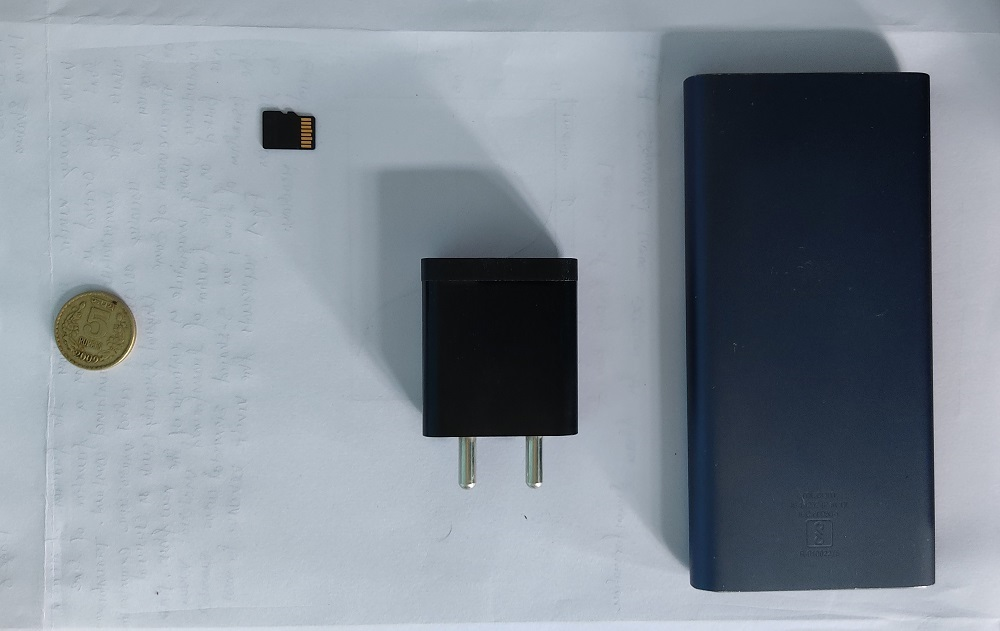
#> input picture SCARA_Vision/coordinate.jpg, 1000 x 631 px, found by its file name
$ python caliberated_coordinates.py   (older library calls are emulated)
#> lines starting #> are read from the running program, lines starting #| are printed output that depends on the picture; after the words box and inside, x2 and y2 are one past the last pixel; in counts of white or black regions, pixels touching at a corner belong together
### SCARA_Vision/pyimagesearch/colorlabeler.py
from scipy.spatial import distance as dist
from collections import OrderedDict
import numpy as np
import cv2

class ColorLabeler:
	def __init__(self):
		# initialize the colors dictionary, containing the color
		# name as the key and the RGB tuple as the value
		colors = OrderedDict({
			"red":(255,0,0),
			"green":(0,255,0),
			"blue":(0,0,255)})
		# allocate memory for the L*a*b* image, then initialize
		# the color names list
		self.lab = np.zeros((len(colors), 1, 3), dtype="uint8")
		self.colorNames = []

		# loop over the colors dictionary
		for (i, (name, rgb)) in enumerate(colors.items()):
			# update the L*a*b* array and the color names list
			self.lab[i] = rgb
			self.colorNames.append(name)
		# convert the L*a*b* array from the RGB color space
		# to L*a*b*
		self.lab = cv2.cvtColor(self.lab, cv2.COLOR_RGB2LAB)

	def label(self, image, c):
		# construct a mask for the contour, then compute the
		# average L*a*b* value for the masked region
		mask = np.zeros(image.shape[:2], dtype="uint8")
		cv2.drawContours(mask, [c], -1, 255, -1)
		mask = cv2.erode(mask, None, iterations=2)
		mean = cv2.mean(image, mask=mask)[:3]
		# initialize the minimum distance found thus far
		minDist = (np.inf, None)
		# loop over the known L*a*b* color values
		for (i, row) in enumerate(self.lab):
			# compute the distance between the current L*a*b*
			# color value and the mean of the image
			d = dist.euclidean(row[0], mean)
			# if the distance is smaller than the current distance,
			# then update the bookkeeping variable
			if d < minDist[0]:
				minDist = (d, i)
		# return the name of the color with the smallest distance
		return self.colorNames[minDist[1]]

### SCARA_Vision/pyimagesearch/shapedetector.py
# import the necessary packages
import cv2

class ShapeDetector:
	def __init__(self):
		pass

	def detect(self, c):
		# initialize the shape name and approximate the contour
		shape = "unidentified"
		peri = cv2.arcLength(c, True)
		approx = cv2.approxPolyDP(c, 0.04 * peri, True)

		# if the shape is a triangle, it will have 3 vertices
		if len(approx) == 3:
			shape = "triangle"

		# if the shape has 4 vertices, it is either a square or
		# a rectangle
		elif len(approx) == 4:
			# compute the bounding box of the contour and use the
			# bounding box to compute the aspect ratio
			(x, y, w, h) = cv2.boundingRect(approx)
			ar = w / float(h)

			# a square will have an aspect ratio that is approximately
			# equal to one, otherwise, the shape is a rectangle
			shape = "square" if ar >= 0.95 and ar <= 1.05 else "rectangle"

		# if the shape is a pentagon, it will have 5 vertices
		elif len(approx) == 5:
			shape = "pentagon"

		# otherwise, we assume the shape is a circle
		else:
			shape = "circle"

		# return the name of the shape
		return shape

### SCARA_Vision/caliberated_coordinates.py
# import the necessary packages
from pyimagesearch.shapedetector import ShapeDetector
from pyimagesearch.colorlabeler import ColorLabeler
from scipy.spatial import distance as dist
from imutils import perspective
from imutils import contours
import numpy as np
import argparse
import imutils
import cv2
import time
def midpoint(ptA, ptB):
	return ((ptA[0] + ptB[0]) * 0.5, (ptA[1] + ptB[1]) * 0.5)
# load the image, convert it to grayscale, and blur it slightly

path = r'C:\Users\Manoj Sharma\Desktop\SCARA_Vision\coordinate.jpg'
image = cv2.imread(path)
#> image is the input picture: shape (631, 1000, 3); mean B, G, R 149.4, 139.5, 130.2
cv2.imshow("Image_original", image)
#time.sleep(3)
#cam = cv2.VideoCapture(0)
#ret,image=cam.read()
width=23#mm
blurred = cv2.GaussianBlur(image, (7, 7), 0)
cv2.imshow("Image_blurred", blurred)
lab = cv2.cvtColor(blurred, cv2.COLOR_BGR2LAB)
#> lab: shape (631, 1000, 3); mean of channels 0, 1, 2 143.8, 126.9, 121.4
cv2.imshow("lab", lab)
gray = cv2.cvtColor(blurred, cv2.COLOR_BGR2GRAY)
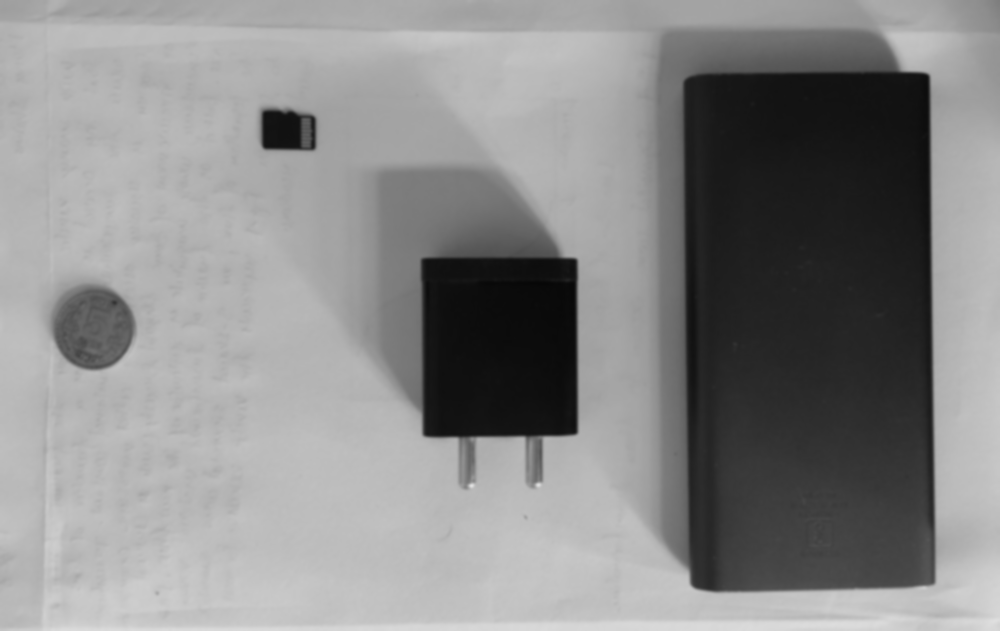
#> gray: shape (631, 1000); min 7, max 224, mean 137.8
cv2.imshow("Image_gray", gray)
# perform edge detection, then perform a dilation + erosion to
# close gaps in between object edges
edged = cv2.Canny(gray, 50, 100)
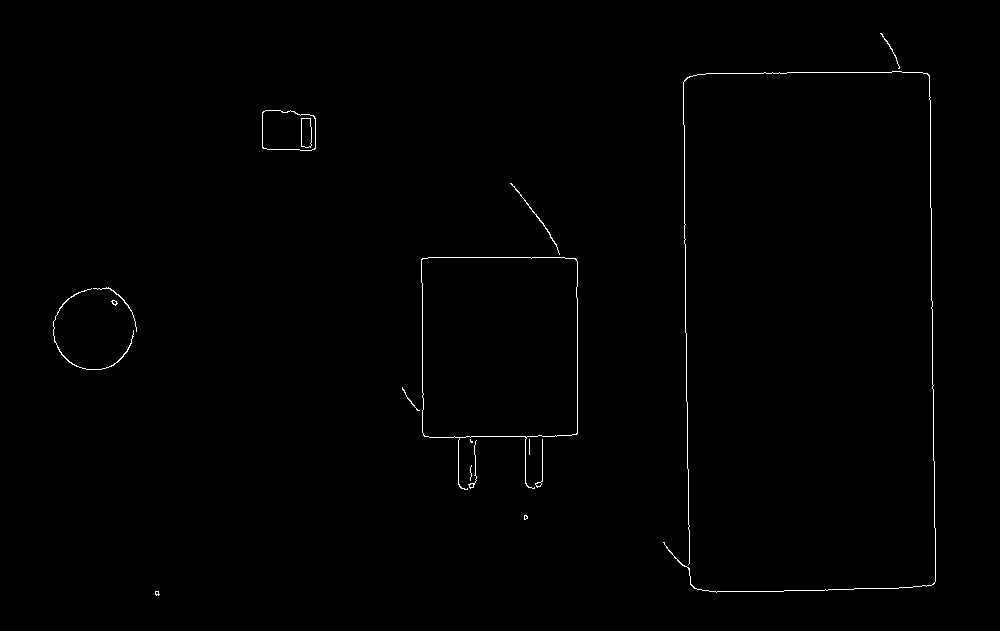
#> edged: shape (631, 1000); 0.52% white in thin lines or dots, all inside (x1, y1, x2, y2) = (53, 33, 936, 596)
cv2.imshow("Image_edged", edged)
edged = cv2.dilate(edged, None, iterations=1)
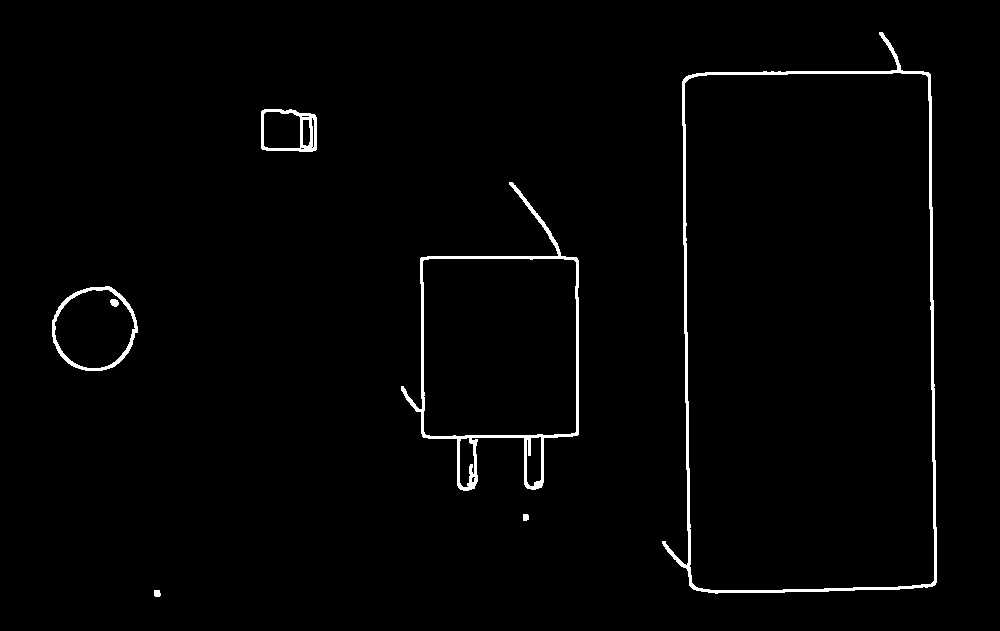
#> edged: shape (631, 1000); 1.6% white; 7 white regions, largest, box (x1, y1, x2, y2) and area: (662, 32, 937, 594) 4955, (401, 182, 579, 491) 3417, (52, 286, 138, 371) 978
cv2.imshow("Image_dilated", edged)
edged = cv2.erode(edged, None, iterations=1)
cv2.imshow("Image_eroded", edged)
# find contours in the edge map
cnts = cv2.findContours(edged.copy(), cv2.RETR_EXTERNAL,
	cv2.CHAIN_APPROX_SIMPLE)
#> cnts = 6 contours, 2 with area under 20; largest, box (x1, y1, x2, y2) and area: (663, 33, 936, 593) 127200, (402, 183, 578, 490) 29468, (53, 287, 137, 370) 5210, (262, 110, 316, 151) 1967
cnts = imutils.grab_contours(cnts)
sd = ShapeDetector()
cl = ColorLabeler()
# sort the contours from left-to-right and, then initialize the
# distance colors and reference object
(cnts, _) = contours.sort_contours(cnts)

refObj = None
#initializing the array which will contain the midpoint co-ordinates of objects with measured w.r.t the referance image
objCoords=[]
# loop over the contours individually
orig = image.copy()
for c in cnts:
	# if the contour is not sufficiently large, ignore it
	if cv2.contourArea(c) < 50:
		continue
	# compute the rotated bounding box of the contour
	shape = sd.detect(c)
	color = cl.label(lab, c)
	box = cv2.minAreaRect(c)
	box = cv2.cv.BoxPoints(box) if imutils.is_cv2() else cv2.boxPoints(box)
	box = np.array(box, dtype="int")
	# order the points in the contour such that they appear
	# in top-left, top-right, bottom-right, and bottom-left
	# order, then draw the outline of the rotated bounding
	# box
	box = perspective.order_points(box)
	# compute the center of the bounding box
	cX = np.average(box[:, 0])
	cY = np.average(box[:, 1])
		# if this is the first contour we are examining (i.e.,
	# the left-most contour), we presume this is the
	# reference object
	#orig = image.copy()
	if refObj is None:
		# unpack the ordered bounding box, then compute the
		# midpoint between the top-left and top-right points,
		# followed by the midpoint between the top-right and
		# bottom-right
		rcX=cX
		rcY=cY
		X=box[0,0]
		Y=box[0,1]
		cv2.putText(orig, "Referance Object", (int(X), int(Y - 70)),
			cv2.FONT_HERSHEY_SIMPLEX, 0.55, (0, 0, 255), 2)
		(tl, tr, br, bl) = box
		(tlblX, tlblY) = midpoint(tl, bl)
		(trbrX, trbrY) = midpoint(tr, br)


		#(tlblX, tlblY) = midpoint(tl, bl)
		#(trbrX, trbrY) = midpoint(tr, br)
		#cv2.circle(orig, (int(tltrX), int(tltrY)), 5, (255, 0, 0), -1)
		#cv2.circle(orig, (int(blbrX), int(blbrY)), 5, (255, 0, 0), -1)
		#cv2.circle(orig, (int(tlblX), int(tlblY)), 5, (255, 0, 0), -1)
		#cv2.circle(orig, (int(trbrX), int(trbrY)), 5, (255, 0, 0), -1)
	# draw lines between the midpoints
		#cv2.line(orig, (int(tltrX), int(tltrY)), (int(blbrX), int(blbrY)),
		#	(255, 0, 255), 2)
		#cv2.line(orig, (int(tlblX), int(tlblY)), (int(trbrX), int(trbrY)),
		#	(255, 0, 255), 2)
		#dA = dist.euclidean((tltrX, tltrY), (blbrX, blbrY))
		#dB = dist.euclidean((tlblX, tlblY), (trbrX, trbrY))
		# compute the Euclidean distance between the midpoints,
		# then construct the reference object
		D = dist.euclidean((tlblX, tlblY), (trbrX, trbrY))
		refObj = (box, (cX, cY), D / width)


	# draw the contours on the image

	cv2.drawContours(orig, [box.astype("int")], -1, (0, 255, 0), 2)
	cv2.drawContours(orig, [refObj[0].astype("int")], -1, (0, 255, 0), 2)
	#appending caliberated co-ordinate to objCoords
	objX=(cX-rcX)/refObj[2]
	objY=(rcY-cY)/refObj[2]
	objCoords.append((objX,objY))

	text = "{} {}".format(color, shape)
	cv2.circle(orig, (int(cX), int(cY)), 5, (0, 255, 0), -1)
	#cv2.putText(orig, text, (int(cX), int(cY + 15)), cv2.FONT_HERSHEY_SIMPLEX,
	#	0.5, (255, 200, 255), 2)
	cv2.putText(orig, "({:.1f},{:.1f})mm".format(objX,objY), (int(cX), int(cY - 50)),
			cv2.FONT_HERSHEY_SIMPLEX, 0.55, (0, 255, 0), 2)

	cv2.imshow("Image", orig)
	cv2.waitKey(0)
#> this loop made 6 passes
#> (shape, peri in detect, mean in label, color, cX, cY, rcX, rcY) on pass 1: ('pentagon', 272.6, (101.2, 124.6, 149.5), 'red', 93.75, 328.2, 93.75, 328.2)
#> (shape, peri in detect, approx in detect, x in detect, y in detect, w in detect, h in detect, ar in detect) on passes 3, 6: ('rectangle', 179.5, [[262, 112], [263, 148], [315, 148], [313, 115]], 262, 112, 54, 37, 1.46), ('rectangle', 1687.7, [[881, 33], [683, 82], [694, 588], [935, 581]], 683, 33, 253, 556, 0.455)
#> pass 1, in label, `mask = cv2.erode(mask, None, iterations=2)`:
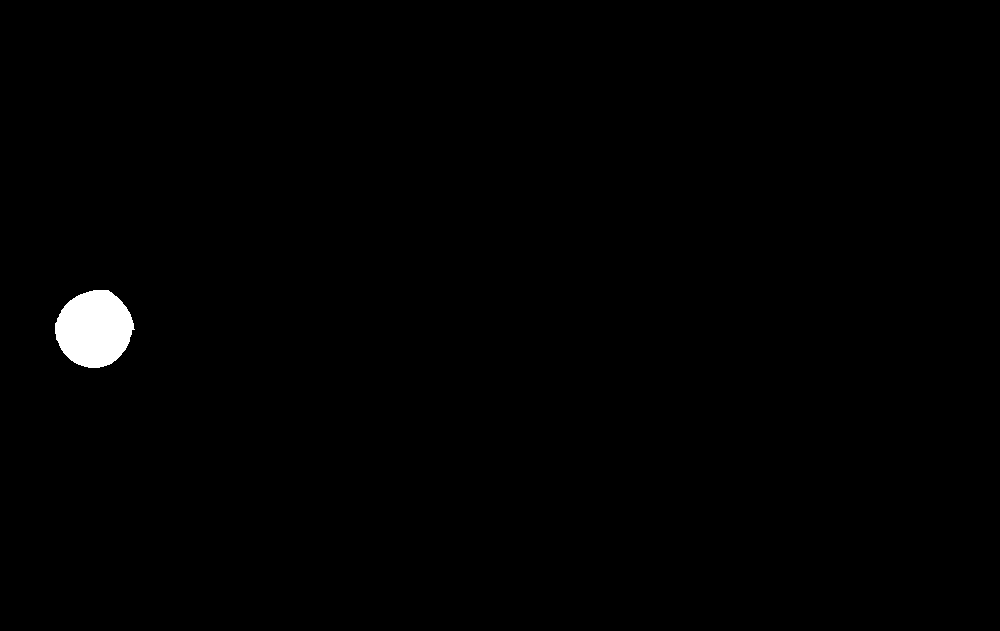
#> mask: shape (631, 1000); 0.74% white; 1 white region, box (x1, y1, x2, y2) and area: (55, 290, 135, 368) 4676
#> pass 1, `cv2.imshow("Image", orig)`:
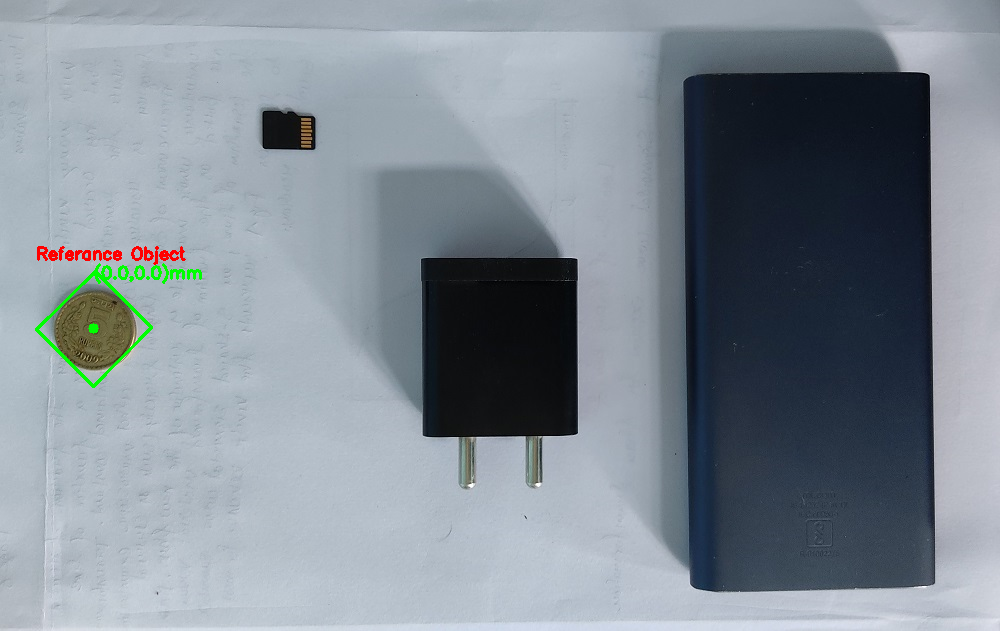
#> window 'Image': shape (631, 1000, 3); mean B, G, R 148.6, 139.4, 129.9
#> pass 3, in label (call 2), `mask = cv2.erode(mask, None, iterations=2)`:
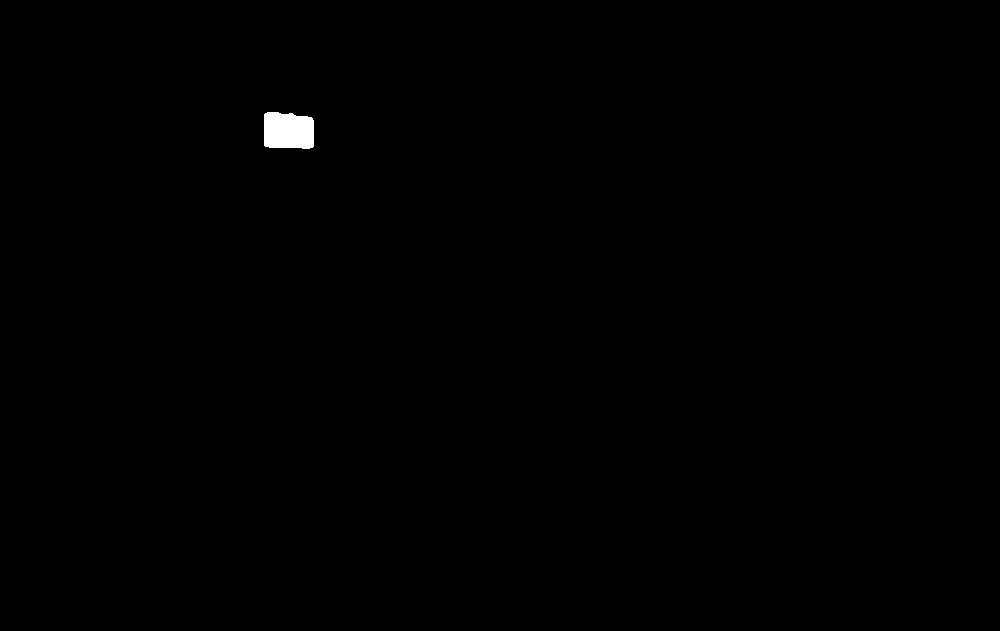
#> mask: shape (631, 1000); 0.27% white; 1 white region, box (x1, y1, x2, y2) and area: (264, 112, 314, 149) 1685
#> after the loop:
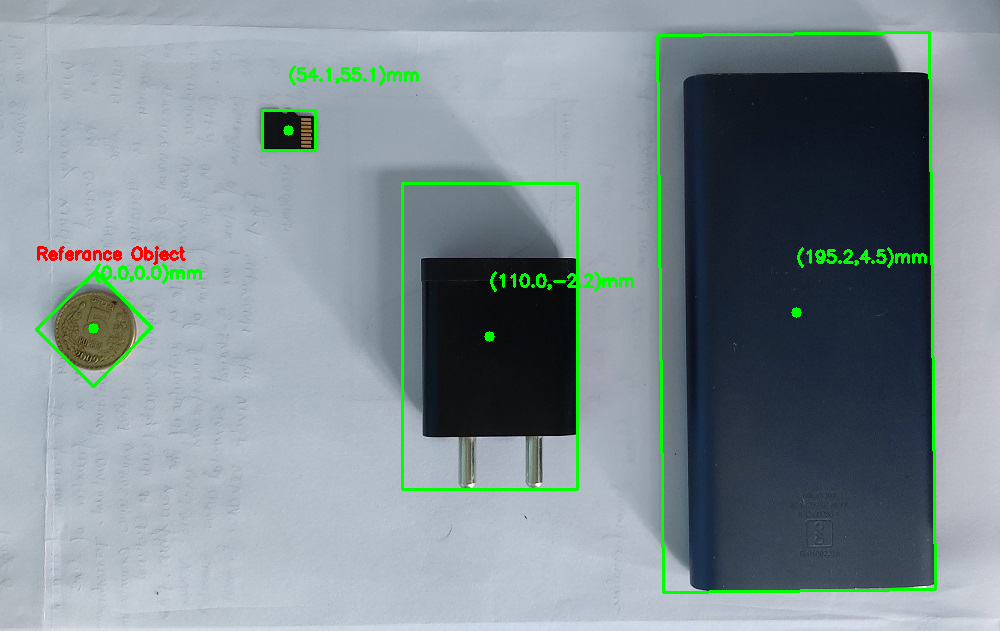
#> orig: shape (631, 1000, 3); 2.27% of pixels changed, all inside (x1, y1, x2, y2) = (35, 31, 937, 594)
#> after the loop, D = 82.73; X = 36; Y = 329; objCoords = [(0, 0), (54.14, 55.12), (110, -2.15), (195.2, 4.52)]; rcX = 93.75; rcY = 328.2; tlblX = 64.5; tlblY = 357.5; trbrX = 123; trbrY = 299
